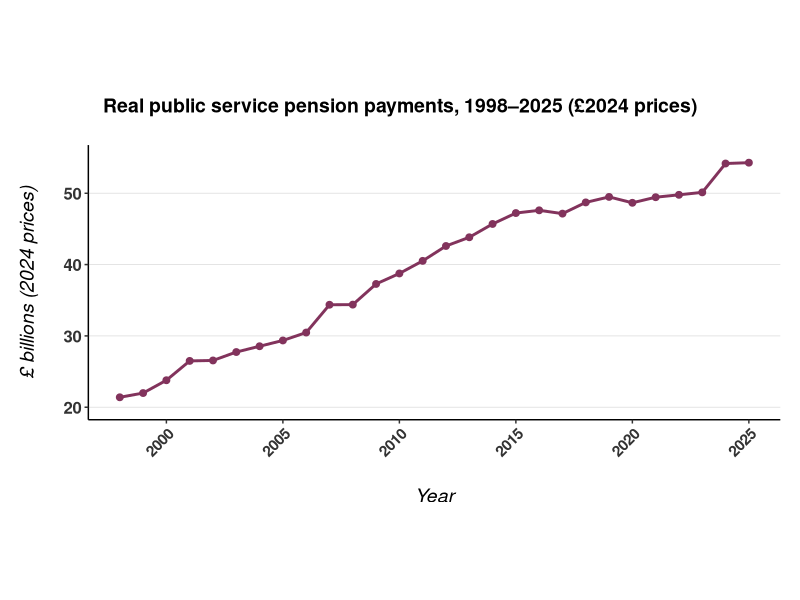
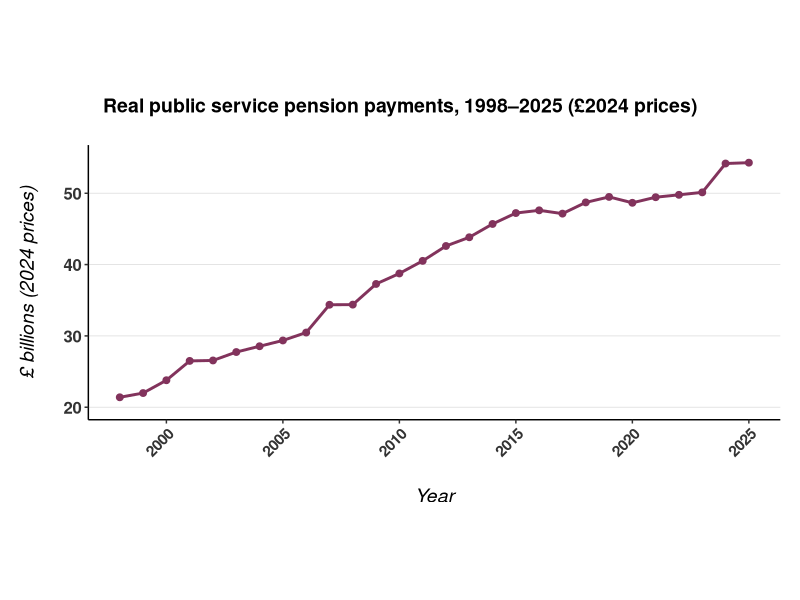

Generate these figures, in order, with R:
# Load required packages
library(ggplot2)

# Set working directory
setwd("c:/Users/solwo/OneDrive/Desktop/Applications and opportunities/Work for Intergenerational foundation/Rprojects")

# Load the dataset - skip the first 7 rows to get to the proper headers
df <- read.csv("CSV ONS Public Service Pensions Payment.csv", skip = 7, stringsAsFactors = FALSE)

# Debug: Print column names to ensure correct matching
print(colnames(df))

# Extract only the annual data (rows with years 1998-2025) using base R
# Filter for rows where Important.notes is a 4-digit year
years_mask <- grepl("^[0-9]{4}$", df$Important.notes)
df <- df[years_mask, ]

# Select and rename columns using base R
df <- data.frame(
  Year = as.numeric(df$Important.notes),
  RealSpending = as.numeric(gsub(",", "", df$Real.spending..2024.prices.)) / 1e9  # Convert to billions
)

# Remove NA values and sort
df <- df[!is.na(df$RealSpending), ]
df <- df[order(df$Year), ]

# Debugging: Check data before plotting
print(head(df))
print(summary(df$RealSpending))
print(unique(df$Year))

# Plot the time series data
p <- ggplot(df, aes(x = Year, y = RealSpending)) +
  geom_line(color = "#82335c", linewidth = 1.0) +  # Continuous line
  geom_point(color = "#82335c", size = 2) +  # Add points for clarity
  labs(
    x = "\nYear",
    y = "£ billions (2024 prices)\n",
    title = "Real public service pension payments, 1998–2025 (£2024 prices)"
  ) +
  theme_classic() +
  scale_y_continuous(breaks = seq(20, 60, by = 10), limits = c(20, 55)) +  # Clean, even tick marks in billions
  scale_x_continuous(breaks = seq(2000, 2025, by = 5)) +  # Show every 5 years
  theme(
    plot.title = element_text(family = "sans", color = "black", face = "bold", size = 14, hjust = 0.5,
                              margin = margin(b = 20)),
    plot.title.position = "plot",
    axis.title.y = element_text(family = "sans", color = "black", face = "italic", size = 14),
    axis.title.x = element_text(family = "sans", color = "black", face = "italic", size = 14, margin = margin(t = 5, b = 10)),
    axis.text.y = element_text(family = "sans", color = "#333333", size = 12, face = "bold"),
    axis.text.x = element_text(family = "sans", color = "#333333", size = 11, angle = 45, hjust = 1, vjust = 1, face = "bold"),
    panel.background = element_rect(fill = "white"),
    panel.grid.major.y = element_line(color = "#e0e0e0", linewidth = 0.3),  # Light horizontal gridlines
    panel.grid.major.x = element_blank(),  # No vertical gridlines
    panel.grid.minor = element_blank(),  # No minor gridlines
    plot.margin = margin(2.5, 0.5, 2, 0.5, "cm"),
    plot.background = element_rect(fill = "white", colour = "white", linewidth = 1)
  )

# Display the plot
print(p)

# Calculate and display summary statistics
total_increase <- (df$RealSpending[nrow(df)] - df$RealSpending[1]) / df$RealSpending[1] * 100
avg_annual_increase <- total_increase / (nrow(df) - 1)

cat("\n=== Summary Statistics ===\n")
cat("Period:", df$Year[1], "to", df$Year[nrow(df)], "\n")
cat("Initial spending (", df$Year[1], "): £", format(round(df$RealSpending[1], 1), nsmall = 1), " billion\n", sep = "")
cat("Final spending (", df$Year[nrow(df)], "): £", format(round(df$RealSpending[nrow(df)], 1), nsmall = 1), " billion\n", sep = "")
cat("Total increase:", round(total_increase, 1), "%\n")
cat("Average annual increase:", round(avg_annual_increase, 2), "%\n")

# Save the figure
ggsave("Public_Service_Pensions_Spending.png",
       plot = p, width = 30, height = 20, units = "cm", dpi = 300, device = "png")

# Add IF branding (if the IF_branding function is available)
# Uncomment the line below if you have the IF_branding function installed
# IF_branding(
#   "Public_Service_Pensions_Spending.png",
#   "Source: Office for National Statistics.\n© Intergenerational Foundation 2026 www.if.org.uk",
#   text_size = 35,
#   caption_position = "+30+2200",
#   delete_original = TRUE
# )
